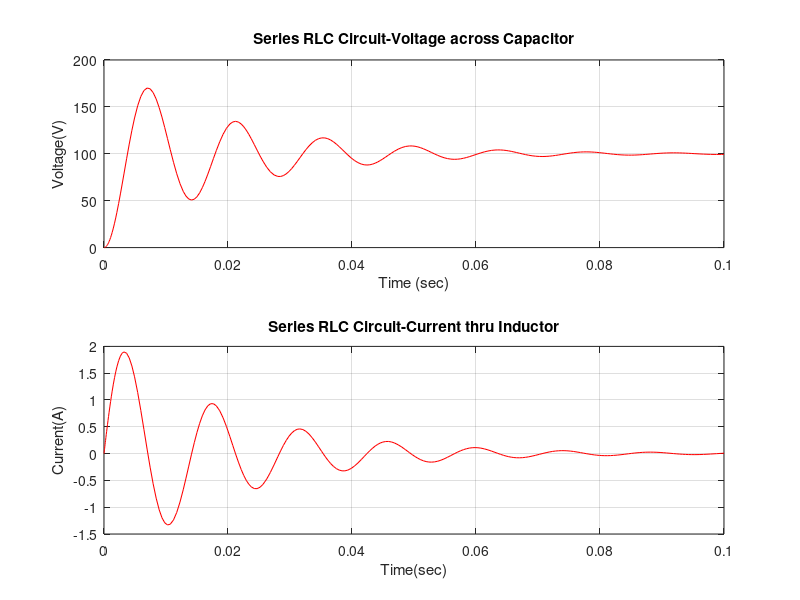

Here is the MATLAB script that generated this plot:
function ppgrlcckt

T=0.1;     %simulation Time..
x0=[0;0];

tspan=[0,T];
[t,x]=ode45(@(t,x)RLCcktfcn(t,x),tspan,x0);
Ii=x(:,1);   Vc=x(:,2);

subplot(2,1,1); plot(t,Vc,'r','LineWidth',0.75);grid on;
title('Series RLC Circuit-Voltage across Capacitor');
xlabel('Time (sec)'); ylabel('Voltage(V)');

subplot(2,1,2);plot(t,Ii,'r','linewidth',0.75);grid on;
title('Series RLC Circuit-Current thru Inductor');
xlabel('Time(sec)'); ylabel('Current(A)');
end
function y=RLCcktfcn(t,x)
R=10;
L=100e-3;
C=50e-6;
Vi=100;
y=[-R/L,-1/L;1/C,0]*x+[1/L;0]*Vi;
end